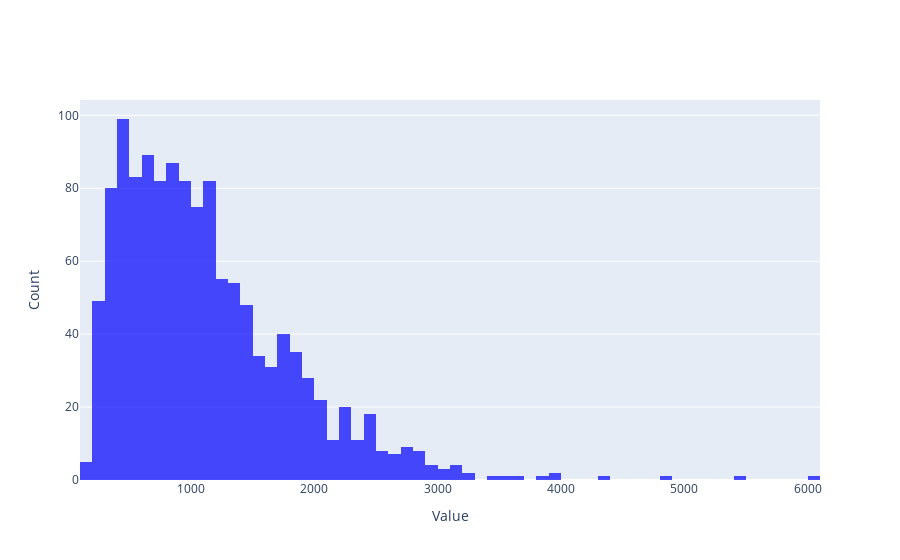
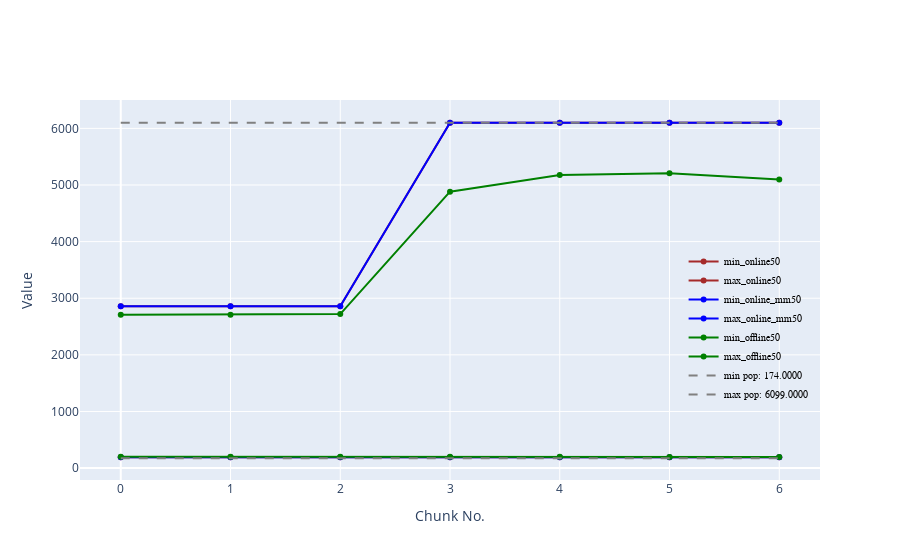
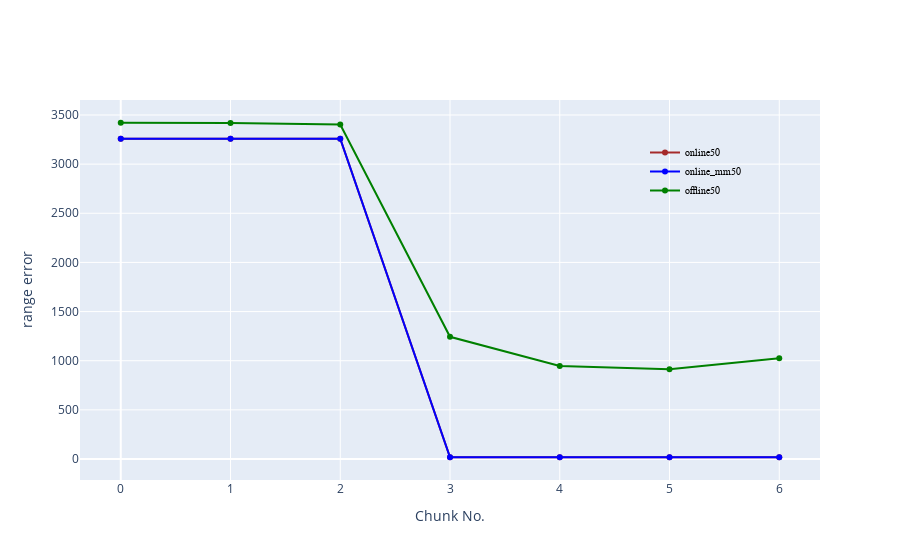
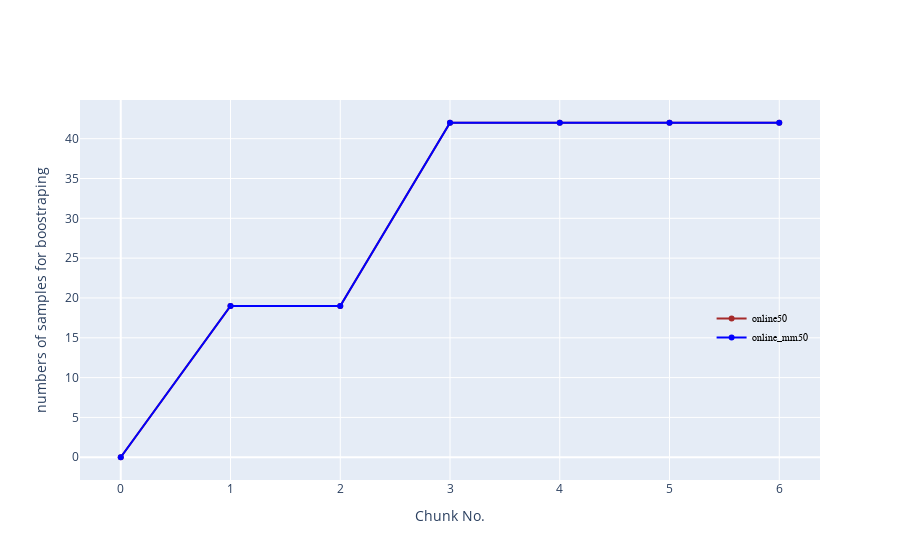

These figures' notebook cell, in order:
### Code cell
"""
# Wiebull
folder_path = './config_sim_data/wiebull/' # folder result.
filename_list = ['wiebullshape1n10000','wiebullshape1n50000','wiebullshape5n10000',
                        'wiebullshape5n50000'] # file names of sample data chunks (.json)

folder_path = './config_sim_data/wald/' # folder result.
filename_list = ['waldm1sd2n10000','waldm1sd05n10000',
                    'waldm3sd2n10000','waldm3sd05n10000',
                    'waldm3sd05n10000']# file names of sample data chunks (.json)

folder_path = './config_sim_data/normal/'
filename_list = ['normalm0sd1n10000','normalm0sd4n10000']
                    
folder_path = './config_sim_data/fdist/' # folder result.
filename_list = ['fdistdfn5dfd10n10000','fdistdfn5dfd15n10000']

folder_path = './config_sim_data/realworld/' # folder result.
filename_list = ['laptop_prices','Electronic_sales_Sep2023-Sep2024','Ecommerce_Sales_Prediction_Dataset',
                 'world_tourism_economy_data']
folder_path = './config_sim_data/realworld/' # folder result.
filename_list = ['laptop_prices','Electronic_sales_Sep2023-Sep2024','Ecommerce_Sales_Prediction_Dataset',
                 'world_tourism_economy_data']
"""
folder_path = './config_sim_data/realworld/' # folder result.
filename_list = ['laptop_prices','Electronic_sales_Sep2023-Sep2024','Ecommerce_Sales_Prediction_Dataset',
                 'world_tourism_economy_data'] # file names of sample data chunks (.json)

res_all = []
pop_data = []
for filename in filename_list:
# idx = 1
    file_re = folder_path+filename+'_re.pkl' # file results
    file_pop = folder_path+filename # file name of population data.
# load all instances.
    with open(file_re, 'rb') as file:
        loaded_data = pickle.load(file)
    temp = loaded_data['result_all']    
    res_all.append(temp)    
    pop_data.append(pd.read_pickle(file_pop+'.pkl'))    
    pop_min = np.min(pop_data[-1])
    pop_max = np.max(pop_data[-1])
    pop_range = pop_max - pop_min
    print(f'min = {pop_min:.4f} and max = {pop_max:.4f}')
    
    plot_hist(pop_data[-1],filesave=file_pop)
    res = res_all[-1]
    ch_size = list(set([res1.chunk_size for res1 in res]))
    exp_l = []
    exp_r = []
    exp_range = []
    nlearn = []
    name_l = []
    name_r = []
    error_l = []
    error_r = []
    error_range = []
    name = []
    for size in ch_size:
        name_l.append(['min_'+res1.net_name+str(size) for res1 in res if res1.chunk_size==size])
        name_r.append(['max_'+res1.net_name+str(size) for res1 in res if res1.chunk_size==size])
        exp_l.append([res1.exp_l for res1 in res if res1.chunk_size==size])
        exp_r.append([res1.exp_r for res1 in res if res1.chunk_size==size])
        exp_range.append([res1.exp_range for res1 in res if res1.chunk_size==size])
        nlearn.append([[a+b for a,b in zip(res1.nlearnl,res1.nlearnr)] for res1 in res if res1.chunk_size==size])
        name.append([res1.net_name+str(size) for res1 in res if res1.chunk_size==size])
        error_l.append([list(map(lambda x: pop_min - x, res1.exp_l)) for res1 in res if res1.chunk_size==size])
        error_r.append([list(map(lambda x: pop_max - x, res1.exp_r)) for res1 in res if res1.chunk_size==size])
        error_range.append([list(map(lambda x: pop_range - x, res1.exp_range)) for res1 in res if res1.chunk_size==size])    
    popminmax = [pop_min,pop_max]
    for idx in range(len(exp_l)):
        plot_minmax_line(exp_l[idx], exp_r[idx], name_l[idx],name_r[idx], popminmax,filesave=file_pop+name[idx][0])
        plot_err_line(error_range[idx], name[idx],filesave = file_pop+name[idx][0]+'error',position = 'top-right')
        plot_nlearn_line(nlearn[idx], name[idx], filesave=file_pop+name[idx][0]+'_n')

### Figure 1 — Plotly figure (JSON) as saved in the notebook; plotly's stock layout.template omitted (floating-point values rounded to 4 significant figures; data arrays with more than 128 entries replaced by an {"elided": "..."} marker saying what was removed)
{"data": [{"marker": {"color": "blue", "opacity": 0.7}, "name": "Data Distribution", "nbinsx": 100, "type": "histogram", "x": {"elided": "1275 float values"}}], "layout": {"xaxis": {"title": {"text": "Value"}}, "yaxis": {"title": {"text": "Count"}}}}

### Figure 2 — Plotly figure (JSON) as saved in the notebook; plotly's stock layout.template omitted (floating-point values rounded to 4 significant figures)
{"data": [{"line": {"color": "brown"}, "mode": "lines+markers", "name": "min_online50", "type": "scatter", "x": [0, 1, 2, 3, 4, 5, 6], "y": [191.9, 191.9, 191.9, 191.9, 191.9, 191.9, 191.9]}, {"line": {"color": "brown"}, "mode": "lines+markers", "name": "max_online50", "type": "scatter", "x": [0, 1, 2, 3, 4, 5, 6], "y": [2858, 2858, 2858, 6099, 6099, 6099, 6099]}, {"line": {"color": "blue"}, "mode": "lines+markers", "name": "min_online_mm50", "type": "scatter", "x": [0, 1, 2, 3, 4, 5, 6], "y": [191.9, 191.9, 191.9, 191.9, 191.9, 191.9, 191.9]}, {"line": {"color": "blue"}, "mode": "lines+markers", "name": "max_online_mm50", "type": "scatter", "x": [0, 1, 2, 3, 4, 5, 6], "y": [2858, 2858, 2858, 6099, 6099, 6099, 6099]}, {"line": {"color": "green"}, "mode": "lines+markers", "name": "min_offline50", "type": "scatter", "x": [0, 1, 2, 3, 4, 5, 6], "y": [202.7, 200.4, 198.7, 200.1, 199.8, 196.6, 196.3]}, {"line": {"color": "green"}, "mode": "lines+markers", "name": "max_offline50", "type": "scatter", "x": [0, 1, 2, 3, 4, 5, 6], "y": [2707.0, 2708.0, 2721.0, 4882.0, 5178.0, 5208.0, 5097.0]}, {"line": {"color": "grey", "dash": "dash"}, "mode": "lines", "name": "min pop: 174.0000", "type": "scatter", "x": [0, 6], "y": [174, 174]}, {"line": {"color": "grey", "dash": "dash"}, "mode": "lines", "name": "max pop: 6099.0000", "type": "scatter", "x": [0, 6], "y": [6099, 6099]}], "layout": {"legend": {"bgcolor": "rgba(0,0,0,0)", "font": {"color": "black", "family": "Arial", "size": 10}, "x": 0.99, "xanchor": "right", "y": 0.4, "yanchor": "middle"}, "xaxis": {"title": {"text": "Chunk No."}}, "yaxis": {"title": {"text": "Value"}}}}

### Figure 3 — Plotly figure (JSON) as saved in the notebook; plotly's stock layout.template omitted (floating-point values rounded to 4 significant figures)
{"data": [{"line": {"color": "brown"}, "mode": "lines+markers", "name": "online50", "type": "scatter", "x": [0, 1, 2, 3, 4, 5, 6], "y": [3259.0, 3259.0, 3259.0, 17.9, 17.9, 17.9, 17.9]}, {"line": {"color": "blue"}, "mode": "lines+markers", "name": "online_mm50", "type": "scatter", "x": [0, 1, 2, 3, 4, 5, 6], "y": [3259.0, 3259.0, 3259.0, 17.9, 17.9, 17.9, 17.9]}, {"line": {"color": "green"}, "mode": "lines+markers", "name": "offline50", "type": "scatter", "x": [0, 1, 2, 3, 4, 5, 6], "y": [3421.0, 3418.0, 3403.0, 1243.0, 946.8, 913.8, 1024.0]}], "layout": {"legend": {"bgcolor": "rgba(0,0,0,0)", "font": {"color": "black", "family": "Arial", "size": 10}, "x": 0.9, "xanchor": "right", "y": 0.9, "yanchor": "top"}, "xaxis": {"title": {"text": "Chunk No."}}, "yaxis": {"title": {"text": "range error"}}}}

### Figure 4 — Plotly figure (JSON) as saved in the notebook; plotly's stock layout.template omitted (floating-point values rounded to 4 significant figures)
{"data": [{"line": {"color": "brown"}, "mode": "lines+markers", "name": "online50", "type": "scatter", "x": [0, 1, 2, 3, 4, 5, 6], "y": [0, 19, 19, 42, 42, 42, 42]}, {"line": {"color": "blue"}, "mode": "lines+markers", "name": "online_mm50", "type": "scatter", "x": [0, 1, 2, 3, 4, 5, 6], "y": [0, 19, 19, 42, 42, 42, 42]}], "layout": {"legend": {"bgcolor": "rgba(0,0,0,0)", "font": {"color": "black", "family": "Arial", "size": 10}, "x": 0.99, "xanchor": "right", "y": 0.4, "yanchor": "middle"}, "xaxis": {"title": {"text": "Chunk No."}}, "yaxis": {"title": {"text": "numbers of samples for boostraping"}}}}
